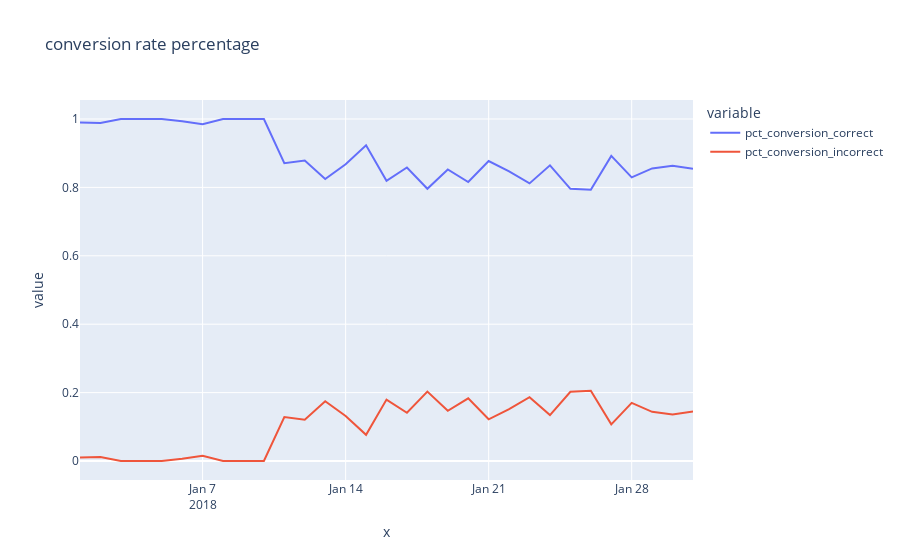

The code cell stored with this chart in its notebook:
### Markdown cell above
the English conversion rate drops around the 11th, also the incorrect language conversion rate appear to increase on 11th

### Code cell
# Divide the count where language is correct by the row sum
language_check_df['pct_conversion_correct'] = language_check_df['Yes']/language_check_df.sum(axis=1)
language_check_df['pct_conversion_incorrect'] = language_check_df['No'] / language_check_df.sum(axis=1)

fig = px.line(language_check_df, x=language_check_df.index.values, y=["pct_conversion_correct","pct_conversion_incorrect"], title='conversion rate percentage')
fig.show()

### Figure 1 — Plotly figure (JSON) as saved in the notebook; plotly's stock layout.template omitted (floating-point values rounded to 4 significant figures)
{"data": [{"hovertemplate": "variable=pct_conversion_correct<br>x=%{x}<br>value=%{y}<extra></extra>", "legendgroup": "pct_conversion_correct", "line": {"color": "#636efa", "dash": "solid"}, "marker": {"symbol": "circle"}, "mode": "lines", "name": "pct_conversion_correct", "orientation": "v", "showlegend": true, "type": "scatter", "x": ["2018-01-01T00:00:00", "2018-01-02T00:00:00", "2018-01-03T00:00:00", "2018-01-04T00:00:00", "2018-01-05T00:00:00", "2018-01-06T00:00:00", "2018-01-07T00:00:00", "2018-01-08T00:00:00", "2018-01-09T00:00:00", "2018-01-10T00:00:00", "2018-01-11T00:00:00", "2018-01-12T00:00:00", "2018-01-13T00:00:00", "2018-01-14T00:00:00", "2018-01-15T00:00:00", "2018-01-16T00:00:00", "2018-01-17T00:00:00", "2018-01-18T00:00:00", "2018-01-19T00:00:00", "2018-01-20T00:00:00", "2018-01-21T00:00:00", "2018-01-22T00:00:00", "2018-01-23T00:00:00", "2018-01-24T00:00:00", "2018-01-25T00:00:00", "2018-01-26T00:00:00", "2018-01-27T00:00:00", "2018-01-28T00:00:00", "2018-01-29T00:00:00", "2018-01-30T00:00:00", "2018-01-31T00:00:00"], "xaxis": "x", "y": [0.9895, 0.988, 1, 1, 1, 0.9934, 0.9848, 1, 1, 1, 0.871, 0.8784, 0.8243, 0.8675, 0.9231, 0.8194, 0.8581, 0.7961, 0.8523, 0.8158, 0.8772, 0.8471, 0.8118, 0.8646, 0.7957, 0.7931, 0.8922, 0.8293, 0.8554, 0.8631, 0.8544], "yaxis": "y"}, {"hovertemplate": "variable=pct_conversion_incorrect<br>x=%{x}<br>value=%{y}<extra></extra>", "legendgroup": "pct_conversion_incorrect", "line": {"color": "#EF553B", "dash": "solid"}, "marker": {"symbol": "circle"}, "mode": "lines", "name": "pct_conversion_incorrect", "orientation": "v", "showlegend": true, "type": "scatter", "x": ["2018-01-01T00:00:00", "2018-01-02T00:00:00", "2018-01-03T00:00:00", "2018-01-04T00:00:00", "2018-01-05T00:00:00", "2018-01-06T00:00:00", "2018-01-07T00:00:00", "2018-01-08T00:00:00", "2018-01-09T00:00:00", "2018-01-10T00:00:00", "2018-01-11T00:00:00", "2018-01-12T00:00:00", "2018-01-13T00:00:00", "2018-01-14T00:00:00", "2018-01-15T00:00:00", "2018-01-16T00:00:00", "2018-01-17T00:00:00", "2018-01-18T00:00:00", "2018-01-19T00:00:00", "2018-01-20T00:00:00", "2018-01-21T00:00:00", "2018-01-22T00:00:00", "2018-01-23T00:00:00", "2018-01-24T00:00:00", "2018-01-25T00:00:00", "2018-01-26T00:00:00", "2018-01-27T00:00:00", "2018-01-28T00:00:00", "2018-01-29T00:00:00", "2018-01-30T00:00:00", "2018-01-31T00:00:00"], "xaxis": "x", "y": [0.01042, 0.01195, 0, 0, 0, 0.006536, 0.01504, 0, 0, 0, 0.1283, 0.1209, 0.1747, 0.1317, 0.07658, 0.1797, 0.1411, 0.2029, 0.1468, 0.1832, 0.1219, 0.1514, 0.1865, 0.1342, 0.2026, 0.2055, 0.1072, 0.1699, 0.1438, 0.1362, 0.1448], "yaxis": "y"}], "layout": {"legend": {"title": {"text": "variable"}, "tracegroupgap": 0}, "title": {"text": "conversion rate percentage"}, "xaxis": {"anchor": "y", "domain": [0, 1], "title": {"text": "x"}}, "yaxis": {"anchor": "x", "domain": [0, 1], "title": {"text": "value"}}}}
